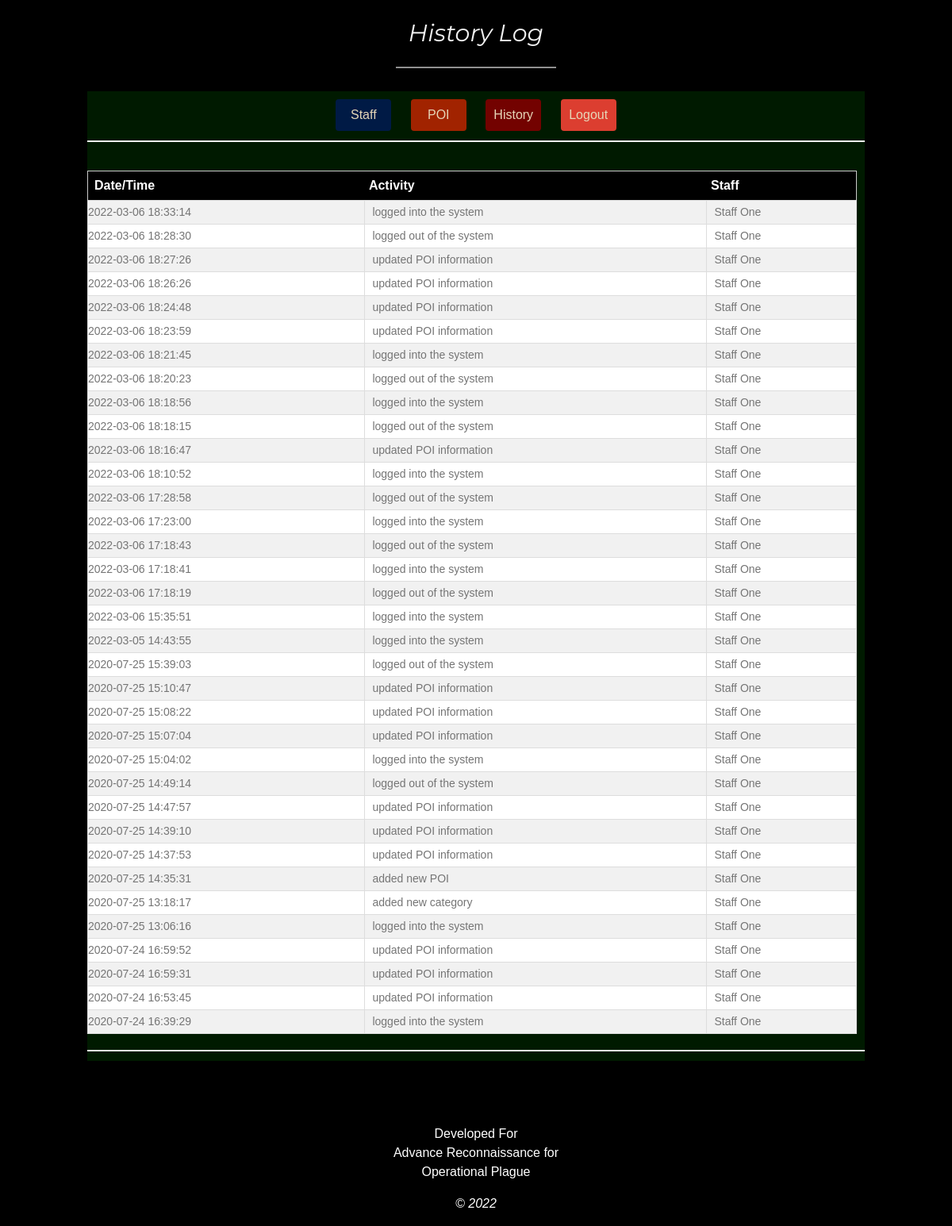
The page /admin/history.php (signed in) on the database its author committed.
### tables this page shows
CREATE TABLE `historytb` (
  `historyId` int(11) NOT NULL,
  `employeeId` int(11) NOT NULL,
  `activity` varchar(50) NOT NULL,
  `schedule` datetime NOT NULL
);

CREATE TABLE `employeetb` (
  `employeeId` int(11) NOT NULL,
  `joinDate` date NOT NULL,
  `employee_name` varchar(50) NOT NULL,
  `photo` blob NOT NULL,
  `phone` varchar(15) NOT NULL,
  `gender` enum('Male','Female','Other') NOT NULL,
  `address` varchar(30) NOT NULL,
  `username` varchar(20) NOT NULL,
  `pass` varchar(200) NOT NULL,
  `status` varchar(8) NOT NULL DEFAULT 'Inactive',
  `regemployId` int(11) NOT NULL
);

### admin/history.php (the view, shortened to what this page needs)
<?php include('header.php'); ?>
<body class="w3-black" style="margin-top:15%">
  <?php include('../database/dbcon.php');?>
  <div class="w3-padding-64 w3-content w3-text-grey" id="contact">
    <center><h2 class="w3-text-light-grey" style="margin-top:-23%">History Log</h2>
      <hr style="width:200px;margin-bottom:3%" class="w3-opacity">
    </center>
    <div class="container-register">
      <?php include('button.php');?>
      <hr>
      <br>
      <?php
        $q=mysqli_query($con,"SELECT * FROM historytb ORDER BY schedule DESC ");
        $rr=mysqli_num_rows($q);
        if(!$rr){
          echo "<h4 style='color:#00FFCC;text-align:center;'>No History Data !!!</h4>";
        }
        else{
          ?>
          <table class="w3-table-all" id="poitb" >
            <tr>
              <th style="padding-left:8px">Date/Time</th>
              <th>Activity</th>
              <th>Staff</th>
            </tr>
            <?php
              while($row = mysqli_fetch_array($q)){
                $query1=mysqli_query($con,"SELECT * FROM employeetb WHERE employeeId='".$row['employeeId']."'");
                $result1=mysqli_fetch_assoc($query1);
                echo "<Tr>";
                echo "<td>".$row['schedule']."</td>";
                echo "<td>".$row['activity']."</td>";
                echo "<td>".$result1['employee_name']."</td>";
                ?>
                <?php
                echo "</Tr>";
              }
            ?>
          </table>
          <?php
        }?>
        <hr>
      </div>
    </div>
  <center>
  <?php include('footer.php'); ?>
</body>
</html>

### admin/header.php (shortened to what this page needs)
<!DOCTYPE html>
<html>
<link rel="stylesheet" href="../css/w3.css">
<link rel="stylesheet" href="../css/style.css">
<link rel="stylesheet" href="cdnjs.cloudflare.com/ajax/libs/font-awesome/4.7.0/css/font-awesome.min.css">

### admin/button.php
<center>
    <button class="fill-in registerbtn" style="background-color:#001a4d;margin-bottom:-5%;width:70px" type="submit" onClick="location.href='staff'">Staff</button>
    <button class="fill-in registerbtn" style="background-color:	 #b32400;margin-bottom:-5%;width:70px" type="submit" onClick="location.href='poi'">POI</button>
    <button class="fill-in registerbtn" style="background-color:maroon;margin-bottom:-5%;width:70px" type="submit" onClick="location.href='history'">History</button>
    <button class="fill-in registerbtn" style="background-color:#f44336;margin-bottom:-5%;width:70px" type="submit" onClick="location.href='logout'">Logout</button>
</center>

### admin/footer.php
<center>
    <p class="bottom-text" style="background-color:black">Developed For<br />Advance Reconnaissance for<br />Operational Plague</p>
    <i><p class="text" style="color:white">&copy <?php echo date("Y"); ?></p></i>
</center>

### css/w3.css (style rules this page uses)
html { box-sizing: border-box }
*, *:before, *:after { box-sizing: inherit }
html { -ms-text-size-adjust: 100%; -webkit-text-size-adjust: 100% }
body { margin: 0 }
hr { box-sizing: content-box; height: 0; overflow: visible }
button, input, select, textarea { font: inherit; margin: 0 }
button, input { overflow: visible }
button, select { text-transform: none }
button, html [type=button], [type=reset], [type=submit] { -webkit-appearance: button }
html, body { font-family: Verdana, sans-serif; font-size: 15px; line-height: 1.5 }
html { overflow-x: hidden }
h2 { font-size: 30px }
h1, h2, h3, h4, h5, h6 { font-family: "Segoe UI", Arial, sans-serif; font-weight: 400; margin: 10px 0 }
hr { border: 0; border-top: 1px solid #eee; margin: 20px 0 }
.w3-table, .w3-table-all { border-collapse: collapse; display: table; }
.w3-table-all { border: 1px solid #ccc; width: 99%; margin-top: 0px; }
.w3-table-all th { padding-top: 6px; padding-bottom: 6px; text-align: left; background-color: black; color: white; padding-right: 5px; padding-left: 5px; }
.w3-table-all td { border: 1px solid #ddd; padding: 4px; padding-left: 9px; }
.w3-bordered tr, .w3-table-all tr { border-bottom: 1px solid #ddd; padding-left: 5px; }
.w3-table-all tr:nth-child(odd) { background-color: #fff }
.w3-table-all tr:nth-child(even) { background-color: #f1f1f1 }
.w3-table td, .w3-table th, .w3-table-all td, .w3-table-all th { display: table-cell; text-align: left; margin-right: 90px; vertical-align: top }
.w3-table th:first-child, .w3-table td:first-child, .w3-table-all th:first-child, .w3-table-all td:first-child { padding-left: 0px }
.w3-content, .w3-auto { margin-left: auto; margin-right: auto }
.w3-content { max-width: 980px }
.w3-opacity, .w3-hover-opacity:hover { opacity: 0.60 }
.w3-padding-64 { padding-top: 64px!important; padding-bottom: 64px!important }
.w3-black, .w3-hover-black:hover { font-weight: bold; text-decoration: none; color: white; background-color: black; font-weight: lighter; font-family: Arial, Helvetica, sans-serif; font-size: 16px; }
.w3-text-grey, .w3-hover-text-grey:hover, .w3-text-gray, .w3-hover-text-gray:hover { color: #757575!important }
.w3-text-light-grey, .w3-hover-text-light-grey:hover, .w3-text-light-gray, .w3-hover-text-light-gray:hover { color: #f1f1f1!important }

### css/style.css (style rules this page uses)
.text, .login-btn { padding: 0px; }
.container-register { width: 100%; background-color: #001a00; padding-top: 0px; overflow: auto; }
h2 { font-family: Cambria, Cochin, Georgia, Times, 'Times New Roman', serif; font-style: italic; margin-bottom: 0%; }
.fill-in, .date { outline: none; margin: 10px; background: #f1f1f1; font-size: 15px; box-sizing: border-box; background-color: white; padding: 7px; float: inline; overflow: hidden; border: 2px solid #ccc; border-radius: 4px; font-size: 16px; background-position: 10px 10px; width: 270px; }
hr { border: 1px solid #f1f1f1; margin-bottom: 12px; }
.registerbtn { background-color: rgb(82, 3, 3); color: blanchedalmond; border: none; cursor: pointer; opacity: 0.9; padding: 8px; width: 270px; }
button { background-color: #4CAF50; color: white; padding: 14px 20px; margin: 8px 0; border: none; cursor: pointer; width: 100%; }
body { margin: 0; font-family: Arial; font-size: 17px; }
* { box-sizing: border-box; }
table { border-collapse: collapse; width: 95%; border: 2px solid #ddd; word-wrap: break-word; background-color: #d1d1e0 }
td { text-align: left; padding: 6px; font-size: 14px; font-weight: lighter; overflow: inline; word-wrap: break-word; }
tr:nth-child(even) { background-color: #f2f2f2 }
.bottom-text { background-color: #000033; color: #001a4d" }

### admin/header.php (style rules this page uses)
body, h1,h2,h3,h4,h5,h6 { font-family: "Montserrat", sans-serif }

### rows shown on the page
historytb: schedule "2022-03-06 18:33:14", activity "logged into the system", employeeId.employee_name "Staff One"
historytb: schedule "2022-03-06 18:28:30", activity "logged out of the system", employeeId.employee_name "Staff One"
historytb: schedule "2022-03-06 18:27:26", activity "updated POI information", employeeId.employee_name "Staff One"
historytb: schedule "2022-03-06 18:26:26", activity "updated POI information", employeeId.employee_name "Staff One"
historytb: schedule "2022-03-06 18:24:48", activity "updated POI information", employeeId.employee_name "Staff One"
historytb: schedule "2022-03-06 18:23:59", activity "updated POI information", employeeId.employee_name "Staff One"
historytb: schedule "2022-03-06 18:21:45", activity "logged into the system", employeeId.employee_name "Staff One"
historytb: schedule "2022-03-06 18:20:23", activity "logged out of the system", employeeId.employee_name "Staff One"
historytb: schedule "2022-03-06 18:18:56", activity "logged into the system", employeeId.employee_name "Staff One"
historytb: schedule "2022-03-06 18:18:15", activity "logged out of the system", employeeId.employee_name "Staff One"
historytb: schedule "2022-03-06 18:16:47", activity "updated POI information", employeeId.employee_name "Staff One"
historytb: schedule "2022-03-06 18:10:52", activity "logged into the system", employeeId.employee_name "Staff One"
historytb: schedule "2022-03-06 17:28:58", activity "logged out of the system", employeeId.employee_name "Staff One"
historytb: schedule "2022-03-06 17:23:00", activity "logged into the system", employeeId.employee_name "Staff One"
historytb: schedule "2022-03-06 17:18:43", activity "logged out of the system", employeeId.employee_name "Staff One"
historytb: schedule "2022-03-06 17:18:41", activity "logged into the system", employeeId.employee_name "Staff One"
historytb: schedule "2022-03-06 17:18:19", activity "logged out of the system", employeeId.employee_name "Staff One"
historytb: schedule "2022-03-06 15:35:51", activity "logged into the system", employeeId.employee_name "Staff One"
historytb: schedule "2022-03-05 14:43:55", activity "logged into the system", employeeId.employee_name "Staff One"
historytb: schedule "2020-07-25 15:39:03", activity "logged out of the system", employeeId.employee_name "Staff One"
historytb: schedule "2020-07-25 15:10:47", activity "updated POI information", employeeId.employee_name "Staff One"
historytb: schedule "2020-07-25 15:08:22", activity "updated POI information", employeeId.employee_name "Staff One"
historytb: schedule "2020-07-25 15:07:04", activity "updated POI information", employeeId.employee_name "Staff One"
historytb: schedule "2020-07-25 15:04:02", activity "logged into the system", employeeId.employee_name "Staff One"
historytb: schedule "2020-07-25 14:49:14", activity "logged out of the system", employeeId.employee_name "Staff One"
historytb: schedule "2020-07-25 14:47:57", activity "updated POI information", employeeId.employee_name "Staff One"
historytb: schedule "2020-07-25 14:39:10", activity "updated POI information", employeeId.employee_name "Staff One"
historytb: schedule "2020-07-25 14:37:53", activity "updated POI information", employeeId.employee_name "Staff One"
historytb: schedule "2020-07-25 14:35:31", activity "added new POI", employeeId.employee_name "Staff One"
historytb: schedule "2020-07-25 13:18:17", activity "added new category", employeeId.employee_name "Staff One"
historytb: schedule "2020-07-25 13:06:16", activity "logged into the system", employeeId.employee_name "Staff One"
historytb: schedule "2020-07-24 16:59:52", activity "updated POI information", employeeId.employee_name "Staff One"
historytb: schedule "2020-07-24 16:59:31", activity "updated POI information", employeeId.employee_name "Staff One"
historytb: schedule "2020-07-24 16:53:45", activity "updated POI information", employeeId.employee_name "Staff One"
historytb: schedule "2020-07-24 16:39:29", activity "logged into the system", employeeId.employee_name "Staff One"
